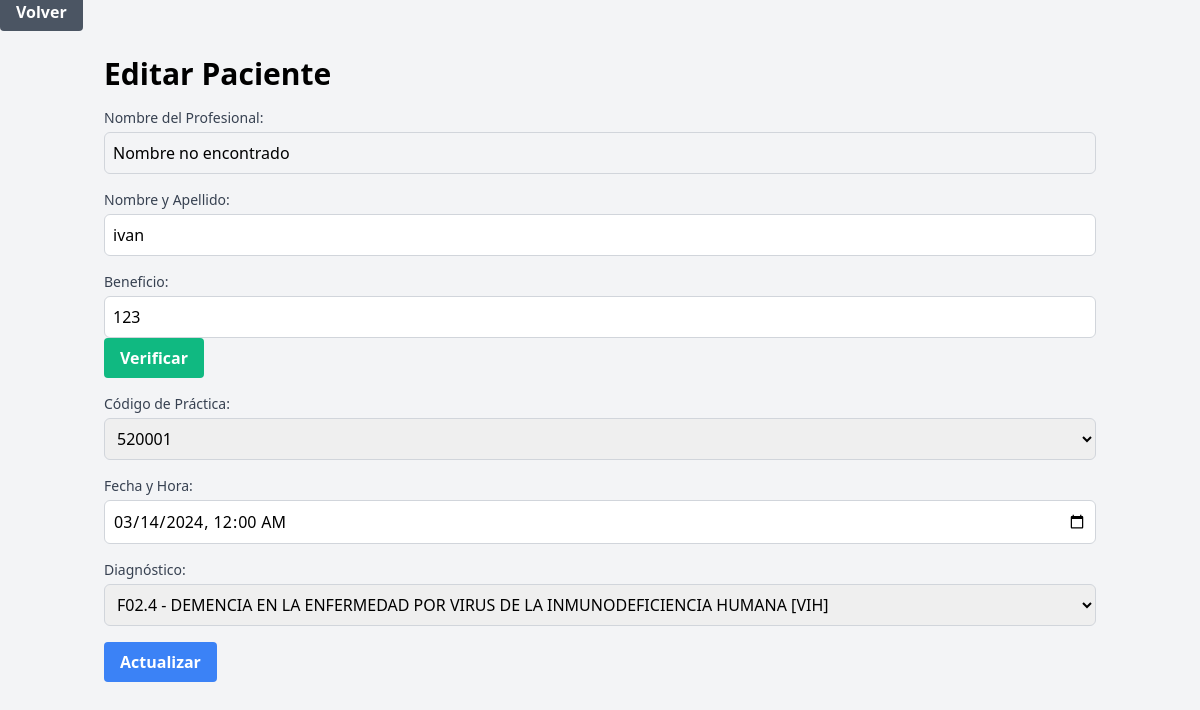
Page /pacientePanel/editarPaciente.php?editar=3 on the committed database.
### tables this page shows
CREATE TABLE `paciente` (
  `cod_paci` int(11) NOT NULL,
  `nombreYapellido` varchar(255) NOT NULL,
  `benef` bigint(255) NOT NULL,
  `cod_prof` int(255) NOT NULL,
  `cod_practica` int(255) NOT NULL,
  `fecha` datetime NOT NULL,
  `cod_diag` varchar(255) NOT NULL,
  `dni` int(255) NOT NULL,
  `cargado` varchar(255) NOT NULL DEFAULT 'no_cargado'
);

### modelo/paciente.php (called while the page is built, shortened)
<?php
require_once '../conexion/conexion.php';
function obtenerPacientePorID($cod_paci)
{
    global $conn;
    $sql = "SELECT * FROM paciente WHERE cod_paci=$cod_paci";
    $result = $conn->query($sql);
    return $result->fetch_assoc();
}
?>

### controlador/control_paciente.php (called while the page is built, shortened)
<?php
require_once '../modelo/paciente.php';
function obtenerNombreProfesional($cod_prof)
{
    global $conn;
    $sql = "SELECT nombre, apellido FROM prof WHERE cod_prof = ?";
    $stmt = $conn->prepare($sql);
    $stmt->bind_param("i", $cod_prof);
    $stmt->execute();
    $result = $stmt->get_result();
    if ($result->num_rows > 0) {
        $row = $result->fetch_assoc();
        return $row['apellido'] . ' ' . $row['nombre'];
    } else {
        return false;
    }
}
function obtenerCodigosPractica()
{
    global $conn;
    $sql = "SELECT cod_practica FROM tipo_prac";
    $result = $conn->query($sql);
    if ($result->num_rows > 0) {
        $codigos_practica = array();
        while ($row = $result->fetch_assoc()) {
            $codigos_practica[] = $row['cod_practica'];
        }
        return $codigos_practica;
    } else {
        return array();
    }
}
function obtenerDiagnosticoConDescripcion()
{
    global $conn;
    $sql = "SELECT cod_diag, descript FROM diagnostico";
    $result = $conn->query($sql);
    if ($result->num_rows > 0) {
        $diagnosticos = array();
        while ($row = $result->fetch_assoc()) {
            $diagnosticos[] = $row;
        }
        return $diagnosticos;
    } else {
        return array();
    }
}
?>

### pacientePanel/editarPaciente.php (the view, shortened to what this page needs)
<?php
require_once '../controlador/control_paciente.php';
?>
<!DOCTYPE html>
<html lang="es">
<head>
    <link href="https://cdn.jsdelivr.net/npm/tailwindcss@2.2.19/dist/tailwind.min.css" rel="stylesheet">
</head>
<body class="bg-gray-100">
    <a href="../pacientePanel/pacientePanel.php"
        class="bg-gray-500 hover:bg-gray-600 text-white font-bold py-2 px-4 rounded">Volver</a>
    <div class="container mx-auto px-4 py-8">
        <?php
        require_once '../controlador/control_paciente.php';
        if (isset($_GET['editar'])) {
            $id = $_GET['editar'];
            $paciente = obtenerPacientePorID($id);
            if ($paciente) {
                ?>
                <h1 class="text-3xl font-bold mb-4">Editar Paciente</h1>
                <form method="post">
                    <div class="mb-4">
                        <label class="block text-sm font-medium text-gray-700">Nombre del Profesional:</label>
                        <span id="nombreProfesional"
                            class="mt-1 p-2 block w-full border border-gray-300 rounded-md focus:outline-none focus:border-blue-500">
                            <?php
                            if (isset($paciente['cod_prof'])) {
                                $nombreProfesional = obtenerNombreProfesional($paciente['cod_prof']);
                                echo $nombreProfesional ? $nombreProfesional : 'Nombre no encontrado';
                            } else {
                                echo 'Código de profesional no proporcionado';
                            }
                            ?>
                        </span>
                    </div>
                    <div class="mb-4">
                        <label for="nombreYapellido" class="block text-sm font-medium text-gray-700">Nombre y Apellido:</label>
                        <input type="text" id="nombreYapellido" name="nombreYapellido" required
                            value="<?php echo $paciente['nombreYapellido']; ?>"
                            class="mt-1 p-2 block w-full border border-gray-300 rounded-md focus:outline-none focus:border-blue-500">
                    </div>
                    <div class="mb-4">
                        <label for="benef" class="block text-sm font-medium text-gray-700">Beneficio:</label>
                        <input type="text" id="benef" name="benef" required value="<?php echo $paciente['benef']; ?>"
                            class="mt-1 p-2 block w-full border border-gray-300 rounded-md focus:outline-none focus:border-blue-500">
                        <button type="button" id="verificarBeneficio"
                            class="bg-green-500 hover:bg-green-600 text-white font-bold py-2 px-4 rounded">Verificar</button>
                    </div>
                    <div class="mb-4">
                        <label for="cod_practica" class="block text-sm font-medium text-gray-700">Código de Práctica:</label>
                        <select id="cod_practica" name="cod_practica" required
                            class="mt-1 p-2 block w-full border border-gray-300 rounded-md focus:outline-none focus:border-blue-500">
                            <?php
                            $codigos_practica = obtenerCodigosPractica();
                            foreach ($codigos_practica as $cod_practica) {
                                $selected = ($cod_practica == $paciente['cod_practica']) ? 'selected' : '';
                                echo "<option value='" . $cod_practica . "' $selected>" . $cod_practica . "</option>";
                            }
                            ?>
                        </select>
                    </div>
                    <div class="mb-4">
                        <label for="fecha" class="block text-sm font-medium text-gray-700">Fecha y Hora:</label>
                        <input type="datetime-local" id="fecha" name="fecha" required value="<?php echo $paciente['fecha']; ?>"
                            class="mt-1 p-2 block w-full border border-gray-300 rounded-md focus:outline-none focus:border-blue-500">
                    </div>
                    <div class="mb-4">
                        <label for="cod_diag" class="block text-sm font-medium text-gray-700">Diagnóstico:</label>
                        <select id="cod_diag" name="cod_diag" required
                            class="mt-1 p-2 block w-full border border-gray-300 rounded-md focus:outline-none focus:border-blue-500">
                            <?php
                            $diagnosticos = obtenerDiagnosticoConDescripcion();
                            foreach ($diagnosticos as $diagnostico) {
                                $selected = ($diagnostico['cod_diag'] == $paciente['cod_diag']) ? 'selected' : '';
                                echo "<option value='" . $diagnostico['cod_diag'] . "' $selected>" . $diagnostico['cod_diag'] . " - " . $diagnostico['descript'] . "</option>";
                            }
                            ?>
                        </select>
                    </div>
                    <button type="submit" name="actualizar"
                        class="bg-blue-500 hover:bg-blue-600 text-white font-bold py-2 px-4 rounded">Actualizar</button>
                </form>
                <?php
            } else {
                echo "<p>Paciente no encontrado</p>";
            }
        }
        ?>
    </div>
</body>
</html>

### rows in the picture
paciente: nombreYapellido "ivan", benef "123", fecha "03/14/2024 00:00"

### other values in the picture
form field cod_practica "520001"
form field cod_diag "F02.4 - DEMENCIA EN LA ENFERMEDAD POR VIRUS DE LA INMUNODEFICIENCIA HUMANA [VIH]"
